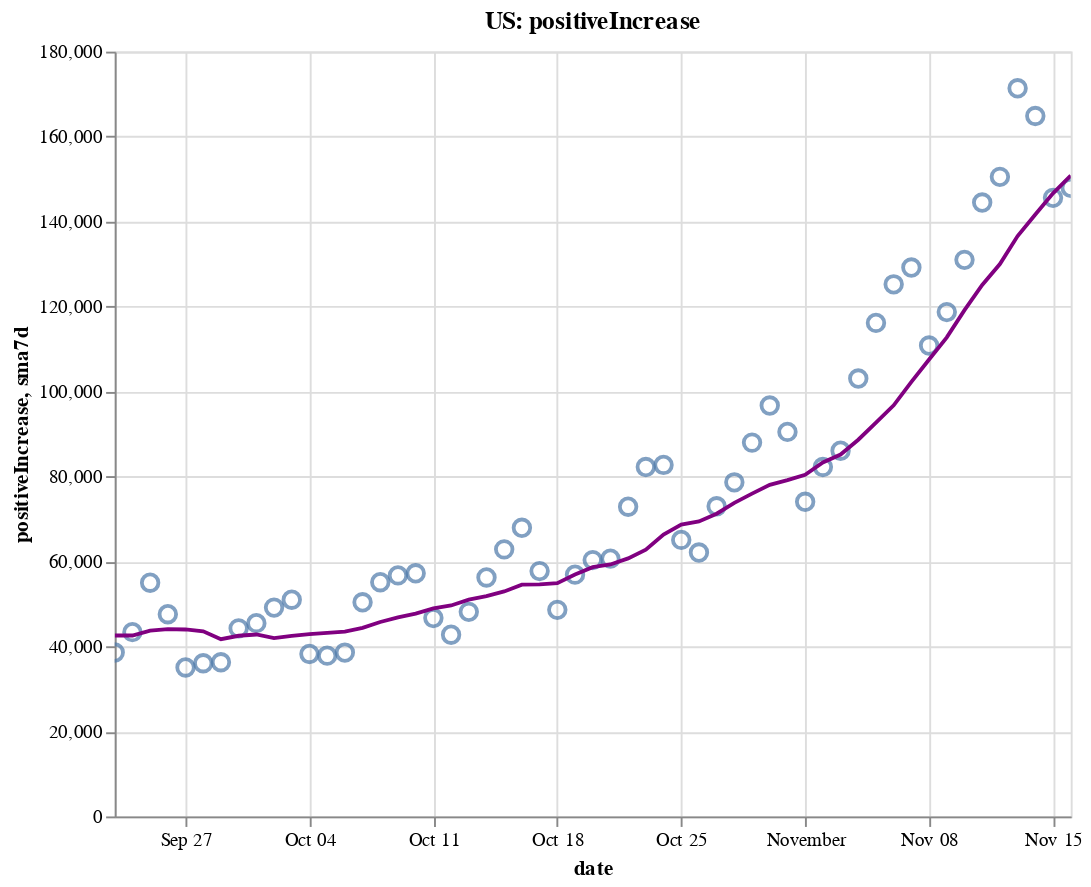

The cell this chart's notebook holds for it:
### Code cell
create_plot(us, 'positiveIncrease')

### Figure 1 — Vega-Lite specification as saved in the notebook (floating-point values rounded to 4 significant figures)
{"config": {"view": {"continuousWidth": 400, "continuousHeight": 300}}, "layer": [{"layer": [{"mark": {"type": "point", "size": 75}, "encoding": {"tooltip": [{"type": "temporal", "field": "date"}, {"type": "quantitative", "field": "positiveIncrease"}, {"type": "quantitative", "field": "sma7d"}], "x": {"type": "temporal", "field": "date"}, "y": {"type": "quantitative", "field": "positiveIncrease"}}, "selection": {"selector002": {"type": "interval", "bind": "scales", "encodings": ["x", "y"]}}}, {"mark": {"type": "line", "color": "purple"}, "encoding": {"x": {"type": "temporal", "field": "date"}, "y": {"type": "quantitative", "field": "sma7d"}}}]}, {"mark": {"type": "rule", "color": "#aaa"}, "encoding": {"x": {"type": "temporal", "field": "date"}}, "transform": [{"filter": {"selection": "selector001"}}]}, {"mark": "circle", "encoding": {"opacity": {"condition": {"value": 1, "selection": "selector001"}, "value": 0}, "tooltip": [{"type": "temporal", "field": "date"}, {"type": "quantitative", "field": "positiveIncrease"}, {"type": "quantitative", "field": "sma7d"}], "x": {"type": "temporal", "field": "date"}, "y": {"type": "quantitative", "field": "positiveIncrease"}}, "selection": {"selector001": {"type": "single", "encodings": ["x"], "on": "mouseover", "nearest": true, "empty": "none"}}}, {"mark": {"type": "text", "align": "left", "dx": 5, "dy": -5, "stroke": "white", "strokeWidth": 2}, "encoding": {"text": {"type": "quantitative", "field": "positiveIncrease"}, "tooltip": [{"type": "temporal", "field": "date"}, {"type": "quantitative", "field": "positiveIncrease"}, {"type": "quantitative", "field": "sma7d"}], "x": {"type": "temporal", "field": "date"}, "y": {"type": "quantitative", "field": "positiveIncrease"}}, "transform": [{"filter": {"selection": "selector001"}}]}, {"mark": {"type": "text", "align": "left", "dx": 5, "dy": -5}, "encoding": {"text": {"type": "quantitative", "field": "positiveIncrease"}, "tooltip": [{"type": "temporal", "field": "date"}, {"type": "quantitative", "field": "positiveIncrease"}, {"type": "quantitative", "field": "sma7d"}], "x": {"type": "temporal", "field": "date"}, "y": {"type": "quantitative", "field": "positiveIncrease"}}, "transform": [{"filter": {"selection": "selector001"}}]}], "data": {"name": "data-279cfe8c4ea5e67abb1c85c51fef9748"}, "height": 400, "title": "US: positiveIncrease", "width": 500, "$schema": "https://vega.github.io/schema/vega-lite/v4.8.1.json", "datasets": {"data-279cfe8c4ea5e67abb1c85c51fef9748": [{"date": "2020-09-23T00:00:00", "totalTestResultsIncrease": 1010000.0, "positiveIncrease": 38570.0, "death": 193900.0, "deathIncrease": 1159.0, "positiveRate": 0.038, "state": "US", "sma7d": 42580.0}, {"date": "2020-09-24T00:00:00", "totalTestResultsIncrease": 1038000.0, "positiveIncrease": 43370.0, "death": 194800.0, "deathIncrease": 921.0, "positiveRate": 0.042, "state": "US", "sma7d": 42580.0}, {"date": "2020-09-25T00:00:00", "totalTestResultsIncrease": 1112000.0, "positiveIncrease": 55000.0, "death": 195700.0, "deathIncrease": 844.0, "positiveRate": 0.049, "state": "US", "sma7d": 43710.0}, {"date": "2020-09-26T00:00:00", "totalTestResultsIncrease": 1123000.0, "positiveIncrease": 47590.0, "death": 196600.0, "deathIncrease": 869.0, "positiveRate": 0.042, "state": "US", "sma7d": 44090.0}, {"date": "2020-09-27T00:00:00", "totalTestResultsIncrease": 905600.0, "positiveIncrease": 35060.0, "death": 196900.0, "deathIncrease": 307.0, "positiveRate": 0.039, "state": "US", "sma7d": 44000.0}, {"date": "2020-09-28T00:00:00", "totalTestResultsIncrease": 1164000.0, "positiveIncrease": 36050.0, "death": 197100.0, "deathIncrease": 257.0, "positiveRate": 0.031, "state": "US", "sma7d": 43570.0}, {"date": "2020-09-29T00:00:00", "totalTestResultsIncrease": 914100.0, "positiveIncrease": 36290.0, "death": 197900.0, "deathIncrease": 739.0, "positiveRate": 0.04, "state": "US", "sma7d": 41700.0}, {"date": "2020-09-30T00:00:00", "totalTestResultsIncrease": 904400.0, "positiveIncrease": 44260.0, "death": 198900.0, "deathIncrease": 1061.0, "positiveRate": 0.049, "state": "US", "sma7d": 42520.0}, {"date": "2020-10-01T00:00:00", "totalTestResultsIncrease": 998200.0, "positiveIncrease": 45490.0, "death": 199800.0, "deathIncrease": 851.0, "positiveRate": 0.046, "state": "US", "sma7d": 42820.0}, {"date": "2020-10-02T00:00:00", "totalTestResultsIncrease": 1242000.0, "positiveIncrease": 49150.0, "death": 200600.0, "deathIncrease": 835.0, "positiveRate": 0.04, "state": "US", "sma7d": 41980.0}, {"date": "2020-10-03T00:00:00", "totalTestResultsIncrease": 1100000.0, "positiveIncrease": 51000.0, "death": 201400.0, "deathIncrease": 741.0, "positiveRate": 0.046, "state": "US", "sma7d": 42470.0}, {"date": "2020-10-04T00:00:00", "totalTestResultsIncrease": 1029000.0, "positiveIncrease": 38240.0, "death": 201700.0, "deathIncrease": 363.0, "positiveRate": 0.037, "state": "US", "sma7d": 42920.0}, {"date": "2020-10-05T00:00:00", "totalTestResultsIncrease": 990500.0, "positiveIncrease": 37840.0, "death": 202000.0, "deathIncrease": 326.0, "positiveRate": 0.038, "state": "US", "sma7d": 43180.0}, {"date": "2020-10-06T00:00:00", "totalTestResultsIncrease": 907000.0, "positiveIncrease": 38560.0, "death": 202700.0, "deathIncrease": 634.0, "positiveRate": 0.043, "state": "US", "sma7d": 43510.0}, {"date": "2020-10-07T00:00:00", "totalTestResultsIncrease": 973500.0, "positiveIncrease": 50400.0, "death": 203600.0, "deathIncrease": 916.0, "positiveRate": 0.052, "state": "US", "sma7d": 44380.0}, {"date": "2020-10-08T00:00:00", "totalTestResultsIncrease": 1149000.0, "positiveIncrease": 55120.0, "death": 204600.0, "deathIncrease": 986.0, "positiveRate": 0.048, "state": "US", "sma7d": 45760.0}, {"date": "2020-10-09T00:00:00", "totalTestResultsIncrease": 1201000.0, "positiveIncrease": 56730.0, "death": 205500.0, "deathIncrease": 893.0, "positiveRate": 0.047, "state": "US", "sma7d": 46840.0}, {"date": "2020-10-10T00:00:00", "totalTestResultsIncrease": 1247000.0, "positiveIncrease": 57230.0, "death": 206100.0, "deathIncrease": 665.0, "positiveRate": 0.046, "state": "US", "sma7d": 47730.0}, {"date": "2020-10-11T00:00:00", "totalTestResultsIncrease": 1083000.0, "positiveIncrease": 46690.0, "death": 206600.0, "deathIncrease": 466.0, "positiveRate": 0.043, "state": "US", "sma7d": 48940.0}, {"date": "2020-10-12T00:00:00", "totalTestResultsIncrease": 1064000.0, "positiveIncrease": 42770.0, "death": 206900.0, "deathIncrease": 287.0, "positiveRate": 0.04, "state": "US", "sma7d": 49640.0}, {"date": "2020-10-13T00:00:00", "totalTestResultsIncrease": 1041000.0, "positiveIncrease": 48150.0, "death": 207600.0, "deathIncrease": 690.0, "positiveRate": 0.046, "state": "US", "sma7d": 51010.0}, {"date": "2020-10-14T00:00:00", "totalTestResultsIncrease": 1041000.0, "positiveIncrease": 56250.0, "death": 208400.0, "deathIncrease": 811.0, "positiveRate": 0.054, "state": "US", "sma7d": 51850.0}, {"date": "2020-10-15T00:00:00", "totalTestResultsIncrease": 1102000.0, "positiveIncrease": 62850.0, "death": 209300.0, "deathIncrease": 951.0, "positiveRate": 0.057, "state": "US", "sma7d": 52950.0}, {"date": "2020-10-16T00:00:00", "totalTestResultsIncrease": 1230000.0, "positiveIncrease": 67930.0, "death": 210200.0, "deathIncrease": 877.0, "positiveRate": 0.055, "state": "US", "sma7d": 54550.0}, {"date": "2020-10-17T00:00:00", "totalTestResultsIncrease": 1295000.0, "positiveIncrease": 57740.0, "death": 211000.0, "deathIncrease": 780.0, "positiveRate": 0.045, "state": "US", "sma7d": 54630.0}, {"date": "2020-10-18T00:00:00", "totalTestResultsIncrease": 1056000.0, "positiveIncrease": 48620.0, "death": 211400.0, "deathIncrease": 393.0, "positiveRate": 0.046, "state": "US", "sma7d": 54900.0}, {"date": "2020-10-19T00:00:00", "totalTestResultsIncrease": 1131000.0, "positiveIncrease": 56900.0, "death": 211800.0, "deathIncrease": 456.0, "positiveRate": 0.05, "state": "US", "sma7d": 56920.0}, {"date": "2020-10-20T00:00:00", "totalTestResultsIncrease": 948700.0, "positiveIncrease": 60330.0, "death": 212700.0, "deathIncrease": 832.0, "positiveRate": 0.064, "state": "US", "sma7d": 58660.0}, {"date": "2020-10-21T00:00:00", "totalTestResultsIncrease": 939500.0, "positiveIncrease": 60670.0, "death": 213700.0, "deathIncrease": 1024.0, "positiveRate": 0.065, "state": "US", "sma7d": 59290.0}, {"date": "2020-10-22T00:00:00", "totalTestResultsIncrease": 1219000.0, "positiveIncrease": 72890.0, "death": 214800.0, "deathIncrease": 1143.0, "positiveRate": 0.06, "state": "US", "sma7d": 60730.0}, {"date": "2020-10-23T00:00:00", "totalTestResultsIncrease": 1379000.0, "positiveIncrease": 82230.0, "death": 215800.0, "deathIncrease": 917.0, "positiveRate": 0.06, "state": "US", "sma7d": 62770.0}, {"date": "2020-10-24T00:00:00", "totalTestResultsIncrease": 1321000.0, "positiveIncrease": 82730.0, "death": 216700.0, "deathIncrease": 890.0, "positiveRate": 0.063, "state": "US", "sma7d": 66340.0}, {"date": "2020-10-25T00:00:00", "totalTestResultsIncrease": 1191000.0, "positiveIncrease": 65080.0, "death": 217000.0, "deathIncrease": 377.0, "positiveRate": 0.055, "state": "US", "sma7d": 68690.0}, {"date": "2020-10-26T00:00:00", "totalTestResultsIncrease": 1201000.0, "positiveIncrease": 62100.0, "death": 217400.0, "deathIncrease": 389.0, "positiveRate": 0.052, "state": "US", "sma7d": 69430.0}, {"date": "2020-10-27T00:00:00", "totalTestResultsIncrease": 1081000.0, "positiveIncrease": 73000.0, "death": 218300.0, "deathIncrease": 931.0, "positiveRate": 0.068, "state": "US", "sma7d": 71240.0}, {"date": "2020-10-28T00:00:00", "totalTestResultsIncrease": 1086000.0, "positiveIncrease": 78630.0, "death": 219400.0, "deathIncrease": 1025.0, "positiveRate": 0.072, "state": "US", "sma7d": 73810.0}, {"date": "2020-10-29T00:00:00", "totalTestResultsIncrease": 1325000.0, "positiveIncrease": 87980.0, "death": 220400.0, "deathIncrease": 1049.0, "positiveRate": 0.066, "state": "US", "sma7d": 75960.0}, {"date": "2020-10-30T00:00:00", "totalTestResultsIncrease": 1362000.0, "positiveIncrease": 96700.0, "death": 221400.0, "deathIncrease": 933.0, "positiveRate": 0.071, "state": "US", "sma7d": 78030.0}, {"date": "2020-10-31T00:00:00", "totalTestResultsIncrease": 1374000.0, "positiveIncrease": 90500.0, "death": 222300.0, "deathIncrease": 963.0, "positiveRate": 0.066, "state": "US", "sma7d": 79140.0}, {"date": "2020-11-01T00:00:00", "totalTestResultsIncrease": 1140000.0, "positiveIncrease": 74050.0, "death": 222700.0, "deathIncrease": 391.0, "positiveRate": 0.065, "state": "US", "sma7d": 80420.0}, {"date": "2020-11-02T00:00:00", "totalTestResultsIncrease": 1328000.0, "positiveIncrease": 82240.0, "death": 223200.0, "deathIncrease": 476.0, "positiveRate": 0.062, "state": "US", "sma7d": 83300.0}, {"date": "2020-11-03T00:00:00", "totalTestResultsIncrease": 1126000.0, "positiveIncrease": 86070.0, "death": 224700.0, "deathIncrease": 1529.0, "positiveRate": 0.076, "state": "US", "sma7d": 85170.0}, {"date": "2020-11-04T00:00:00", "totalTestResultsIncrease": 1207000.0, "positiveIncrease": 103100.0, "death": 225800.0, "deathIncrease": 1116.0, "positiveRate": 0.085, "state": "US", "sma7d": 88660.0}, {"date": "2020-11-05T00:00:00", "totalTestResultsIncrease": 1564000.0, "positiveIncrease": 116200.0, "death": 227000.0, "deathIncrease": 1124.0, "positiveRate": 0.074, "state": "US", "sma7d": 92680.0}, {"date": "2020-11-06T00:00:00", "totalTestResultsIncrease": 1562000.0, "positiveIncrease": 125200.0, "death": 228100.0, "deathIncrease": 1186.0, "positiveRate": 0.08, "state": "US", "sma7d": 96760.0}, {"date": "2020-11-07T00:00:00", "totalTestResultsIncrease": 1406000.0, "positiveIncrease": 129200.0, "death": 229200.0, "deathIncrease": 1104.0, "positiveRate": 0.092, "state": "US", "sma7d": 102300.0}, {"date": "2020-11-08T00:00:00", "totalTestResultsIncrease": 1259000.0, "positiveIncrease": 110800.0, "death": 229700.0, "deathIncrease": 487.0, "positiveRate": 0.088, "state": "US", "sma7d": 107500.0}, {"date": "2020-11-09T00:00:00", "totalTestResultsIncrease": 1519000.0, "positiveIncrease": 118700.0, "death": 230300.0, "deathIncrease": 580.0, "positiveRate": 0.078, "state": "US", "sma7d": 112700.0}, {"date": "2020-11-10T00:00:00", "totalTestResultsIncrease": 1237000.0, "positiveIncrease": 131000.0, "death": 231700.0, "deathIncrease": 1347.0, "positiveRate": 0.106, "state": "US", "sma7d": 119200.0}, {"date": "2020-11-11T00:00:00", "totalTestResultsIncrease": 1382000.0, "positiveIncrease": 144500.0, "death": 233200.0, "deathIncrease": 1565.0, "positiveRate": 0.105, "state": "US", "sma7d": 125100.0}, {"date": "2020-11-12T00:00:00", "totalTestResultsIncrease": 1490000.0, "positiveIncrease": 150500.0, "death": 234300.0, "deathIncrease": 1104.0, "positiveRate": 0.101, "state": "US", "sma7d": 130000.0}, {"date": "2020-11-13T00:00:00", "totalTestResultsIncrease": 1684000.0, "positiveIncrease": 171400.0, "death": 235600.0, "deathIncrease": 1304.0, "positiveRate": 0.102, "state": "US", "sma7d": 136600.0}, {"date": "2020-11-14T00:00:00", "totalTestResultsIncrease": 1677000.0, "positiveIncrease": 164800.0, "death": 237000.0, "deathIncrease": 1324.0, "positiveRate": 0.098, "state": "US", "sma7d": 141700.0}, {"date": "2020-11-15T00:00:00", "totalTestResultsIncrease": 1618000.0, "positiveIncrease": 145600.0, "death": 237600.0, "deathIncrease": 680.0, "positiveRate": 0.09, "state": "US", "sma7d": 146600.0}, {"date": "2020-11-16T00:00:00", "totalTestResultsIncrease": 1474000.0, "positiveIncrease": 148000.0, "death": 238100.0, "deathIncrease": 581.0, "positiveRate": 0.1, "state": "US", "sma7d": 150800.0}]}}
